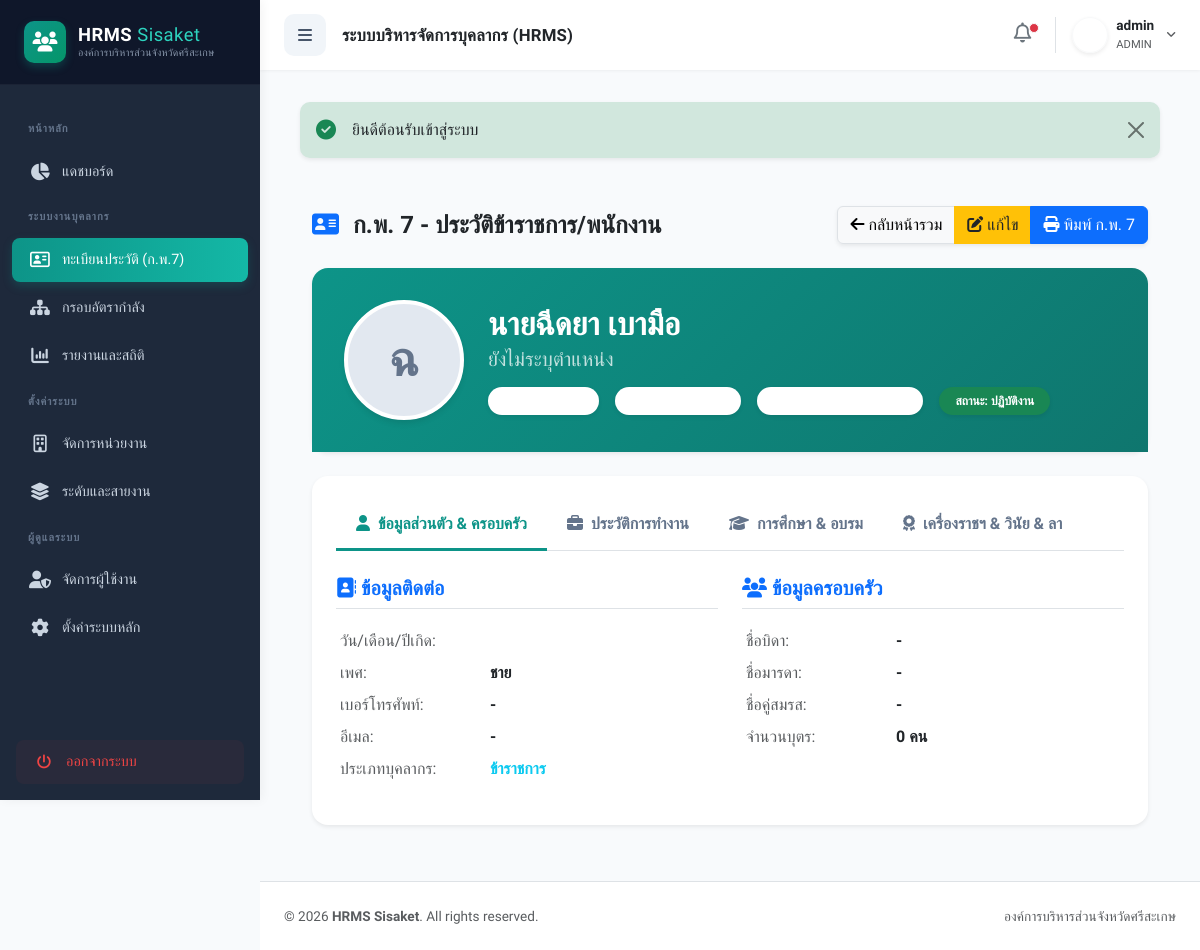
The app's page /index.php?action=show&id=18 (signed in), older data.
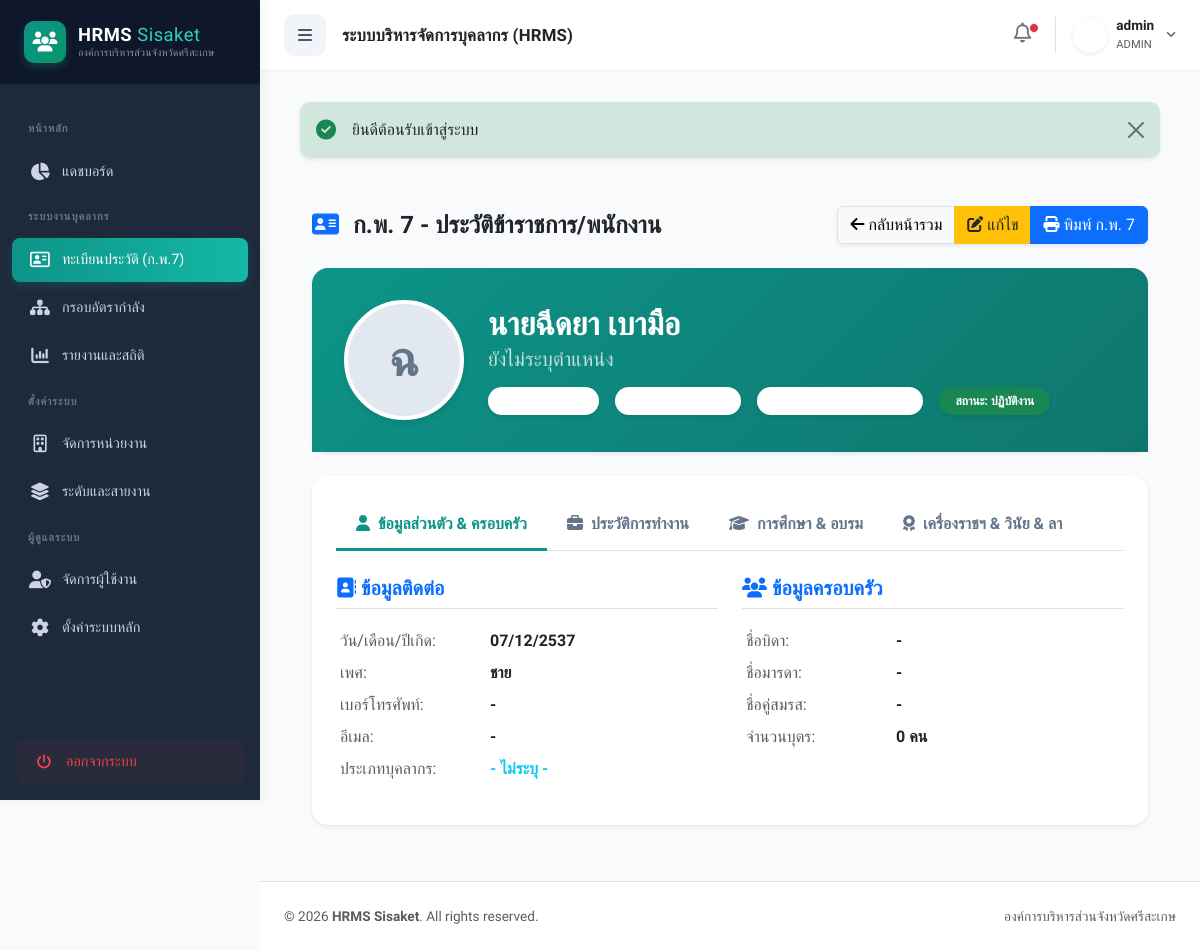
The same page, newer data.
### tables this page shows
CREATE TABLE `employees` (
  `id` int(11) NOT NULL,
  `emp_code` varchar(100) DEFAULT NULL,
  `national_id` varchar(13) NOT NULL,
  `prefix` varchar(20) NOT NULL,
  `gender` varchar(20) DEFAULT 'ชาย',
  `dob` varchar(50) DEFAULT NULL,
  `first_name` varchar(100) NOT NULL,
  `last_name` varchar(100) NOT NULL,
  `phone` varchar(20) DEFAULT NULL,
  `email` varchar(100) DEFAULT NULL,
  `status` varchar(50) DEFAULT 'ปฏิบัติงาน',
  `is_active` tinyint(1) NOT NULL DEFAULT 1,
  `avatar` varchar(255) DEFAULT NULL,
  `created_at` timestamp NOT NULL DEFAULT current_timestamp()
);

### models/Employee.php (called while the page is built, shortened)
<?php
class Employee {
    private $conn;
    private $table_name = "employees";
    public function __construct($db) {
        $this->conn = $db;
    }
    public function readOne($id) {
        $query = "SELECT * FROM " . $this->table_name . " WHERE id = :id LIMIT 1";
        $stmt = $this->conn->prepare($query);
        $stmt->bindParam(":id", $id);
        $stmt->execute();
        $emp = $stmt->fetch(PDO::FETCH_ASSOC);
        if($emp) {
            $emp['family'] = $this->getRelationData("emp_family", $id, true);
            $emp['education'] = $this->getRelationData("emp_education", $id);
            $emp['training'] = $this->getRelationData("emp_training", $id);
            $emp['work_history'] = $this->getRelationData("emp_work_history", $id, false, "start_date ASC");
            $emp['leave'] = $this->getRelationData("emp_leave", $id, false, "leave_year DESC");
            $emp['acting'] = $this->getRelationData("emp_acting", $id);
            $emp['evaluation'] = $this->getRelationData("emp_evaluation", $id, false, "eval_year DESC, eval_round DESC");
            $emp['decoration'] = $this->getRelationData("emp_decoration", $id, false, "received_year ASC");
            $emp['disciplinary'] = $this->getRelationData("emp_disciplinary", $id, false, "incident_date DESC");
            $emp['license'] = $this->getRelationData("emp_license", $id);
        }
        return $emp;
    }
    private function getRelationData($table, $emp_id, $singleRow = false, $orderBy = "") {
        try {
            $query = "SELECT * FROM {$table} WHERE employee_id = :emp_id";
            if (!empty($orderBy)) $query .= " ORDER BY " . $orderBy;
            $stmt = $this->conn->prepare($query);
            $stmt->bindParam(":emp_id", $emp_id);
            $stmt->execute();
            return $singleRow ? $stmt->fetch(PDO::FETCH_ASSOC) : $stmt->fetchAll(PDO::FETCH_ASSOC);
        } catch(PDOException $e) {
            return $singleRow ? [] : [];
        }
    }
}
?>

### views/employee/show.php (the view, shortened to what the changed rows need)
<?php include 'views/layout/header.php'; ?>
<?php
if (!function_exists('h')) {
    function h($string) {
        return htmlspecialchars((string)($string ?? ''), ENT_QUOTES, 'UTF-8');
    }
}
$fam = $empData['family'] ?? [];
$wk  = $empData['work_history'] ?? [];
$currentWork = !empty($wk) ? end($wk) : null;
$currentPosition = $currentWork['position_name'] ?? 'ยังไม่ระบุตำแหน่ง';
$currentLevel = $currentWork['level'] ?? '';
$currentDept = $currentWork['department'] ?? 'ยังไม่ระบุสังกัด';
?>
<div class="container-fluid py-4">
    <div class="d-flex justify-content-between align-items-center mb-4">
        <h4 class="fw-bold text-dark mb-0"><i class="fa-solid fa-address-card text-primary me-2"></i> ก.พ. 7 - ประวัติข้าราชการ/พนักงาน</h4>
        <div class="btn-group shadow-sm">
            <a href="index.php?action=employees" class="btn btn-light border"><i class="fa-solid fa-arrow-left"></i> กลับหน้ารวม</a>
            <a href="index.php?action=edit&id=<?= h($empData['id']) ?>" class="btn btn-warning text-dark"><i class="fa-solid fa-pen-to-square"></i> แก้ไข</a>
            <a href="index.php?action=print_kp7&id=<?= h($empData['id']) ?>" target="_blank" class="btn btn-primary"><i class="fa-solid fa-print"></i> พิมพ์ ก.พ. 7</a>
        </div>
    </div>
    <div class="card border-0 shadow-sm rounded-4 mb-4">
        <div class="profile-header d-flex flex-column flex-md-row align-items-center gap-4">
            <div>
                <?php if(!empty($empData['avatar']) && file_exists("uploads/" . $empData['avatar'])): ?>
                    <img src="uploads/<?= h($empData['avatar']) ?>" alt="Profile" class="profile-avatar">
                <?php else: ?>
                    <div class="avatar-placeholder"><?= h(mb_substr($empData['first_name'], 0, 1, 'UTF-8')) ?></div>
                <?php endif; ?>
            </div>
            <div class="text-center text-md-start">
                <h2 class="fw-bold mb-1"><?= h($empData['prefix'] . $empData['first_name'] . ' ' . $empData['last_name']) ?></h2>
                <h5 class="mb-2 opacity-75"><?= h($currentPosition) ?> <?= h($currentLevel) ?></h5>
                <div class="d-flex flex-wrap gap-3 justify-content-center justify-content-md-start mt-3">
                    <span class="badge bg-white text-teal px-3 py-2 rounded-pill shadow-sm"><i class="fa-solid fa-building me-1"></i> <?= h($currentDept) ?></span>
                    <span class="badge bg-white text-teal px-3 py-2 rounded-pill shadow-sm"><i class="fa-solid fa-id-badge me-1"></i> รหัส: <?= h($empData['emp_code'] ?: '-') ?></span>
                    <span class="badge bg-white text-teal px-3 py-2 rounded-pill shadow-sm"><i class="fa-solid fa-id-card me-1"></i> ปชช: <?= h($empData['national_id'] ?: '-') ?></span>
                    <span class="badge <?= $empData['status'] == 'ปฏิบัติงาน' ? 'bg-success' : 'bg-secondary' ?> text-white px-3 py-2 rounded-pill shadow-sm">
                        สถานะ: <?= h($empData['status']) ?>
                    </span>
                </div>
            </div>
        </div>
    </div>
    <div class="card border-0 shadow-sm rounded-4">
        <div class="card-body p-4">
            <ul class="nav nav-tabs" id="kp7Tabs" role="tablist">
                <li class="nav-item" role="presentation"><button class="nav-link active" data-bs-toggle="tab" data-bs-target="#tab-personal" type="button" role="tab"><i class="fa-solid fa-user me-1"></i> ข้อมูลส่วนตัว & ครอบครัว</button></li>
                <li class="nav-item" role="presentation"><button class="nav-link" data-bs-toggle="tab" data-bs-target="#tab-work" type="button" role="tab"><i class="fa-solid fa-briefcase me-1"></i> ประวัติการทำงาน</button></li>
                <li class="nav-item" role="presentation"><button class="nav-link" data-bs-toggle="tab" data-bs-target="#tab-edu" type="button" role="tab"><i class="fa-solid fa-graduation-cap me-1"></i> การศึกษา & อบรม</button></li>
                <li class="nav-item" role="presentation"><button class="nav-link" data-bs-toggle="tab" data-bs-target="#tab-other" type="button" role="tab"><i class="fa-solid fa-award me-1"></i> เครื่องราชฯ & วินัย & ลา</button></li>
            </ul>
            <div class="tab-content" id="kp7TabsContent">
                <div class="tab-pane fade show active" id="tab-personal" role="tabpanel">
                    <div class="row g-4">
                        <div class="col-md-6">
                            <h5 class="fw-bold border-bottom pb-2 mb-3 text-primary"><i class="fa-solid fa-address-book"></i> ข้อมูลติดต่อ</h5>
                            <table class="table table-borderless table-sm">
                                <tr><td width="150" class="text-muted">วัน/เดือน/ปีเกิด:</td><td class="fw-semibold"><?= h($empData['dob']) ?></td></tr>
                                <tr><td class="text-muted">เพศ:</td><td class="fw-semibold"><?= h($empData['gender']) ?></td></tr>
                                <tr><td class="text-muted">เบอร์โทรศัพท์:</td><td class="fw-semibold"><?= h($empData['phone'] ?: '-') ?></td></tr>
                                <tr><td class="text-muted">อีเมล:</td><td class="fw-semibold"><?= h($empData['email'] ?: '-') ?></td></tr>
                                <tr><td class="text-muted">ประเภทบุคลากร:</td><td class="fw-semibold text-info"><?= h($empData['employee_type'] ?: '-') ?></td></tr>
                            </table>
                        </div>
                        <div class="col-md-6">
                            <h5 class="fw-bold border-bottom pb-2 mb-3 text-primary"><i class="fa-solid fa-users"></i> ข้อมูลครอบครัว</h5>
                            <table class="table table-borderless table-sm">
                                <tr><td width="150" class="text-muted">ชื่อบิดา:</td><td class="fw-semibold"><?= h($fam['father_name'] ?? '-') ?></td></tr>
                                <tr><td class="text-muted">ชื่อมารดา:</td><td class="fw-semibold"><?= h($fam['mother_name'] ?? '-') ?></td></tr>
                                <tr><td class="text-muted">ชื่อคู่สมรส:</td><td class="fw-semibold"><?= h($fam['spouse_name'] ?? '-') ?></td></tr>
                                <tr><td class="text-muted">จำนวนบุตร:</td><td class="fw-semibold"><?= h($fam['children_count'] ?? '0') ?> คน</td></tr>
                            </table>
                        </div>
                    </div>
                </div>
            </div>
        </div>
    </div>
</div>
<?php include 'views/layout/footer.php'; ?>

Row changes from the older to the newer data that the page shows:
changed employees "นายฉีดยา เบามือ": dob (not shown) → "07/12/2537"
Text that changed along with them:
$empData['employee_type'] ?: '-': "ข้าราชการ" → "- ไม่ระบุ -"
